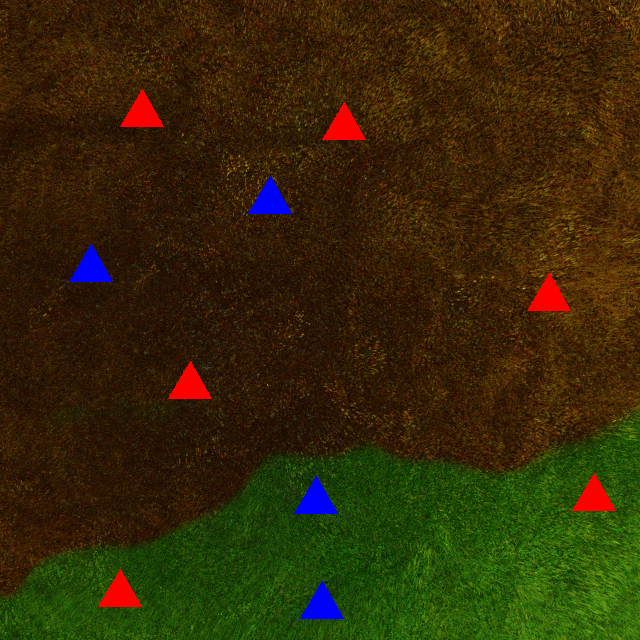
#> input picture photos/1.png, 640 x 640 px, found by its file name
$ python after.py
#> lines starting #> are read from the running program, lines starting #| are printed output that depends on the picture; after the words box and inside, x2 and y2 are one past the last pixel; in counts of white or black regions, pixels touching at a corner belong together
import cv2 as cv
import numpy as np
two=[]
three=[]
four=[]
append=[]
input=[]
imglist=['photos/1.png']
dict={}


def colorchange(imglist):
    for i in imglist:
        img = cv.imread(i)
#> img is the input picture: shape (640, 640, 3); mean B, G, R 7.3, 41.1, 52.4
        brown_lower = np.array([10, 50, 50])
        brown_upper = np.array([30, 255, 255])
        green_lower = np.array([35, 50, 50])
        green_upper = np.array([85, 255, 255])
        hsv_img = cv.cvtColor(img, cv.COLOR_BGR2HSV)
#> hsv_img: shape (640, 640, 3); mean H, S, V 23.5, 233.2, 64.1
        brown_mask = cv.inRange(hsv_img, brown_lower, brown_upper)
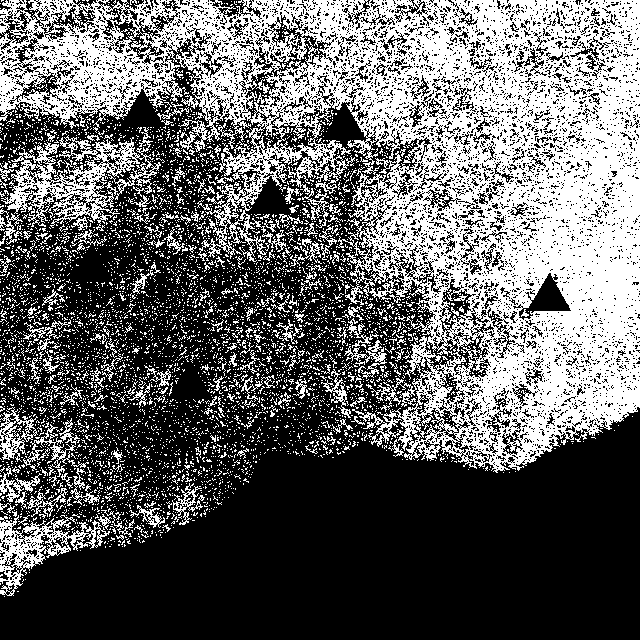
#> brown_mask: shape (640, 640); 39% white; 5534 white regions (5317 under 20 px), largest, box (x1, y1, x2, y2) and area: (0, 0, 640, 473) 122355, (1, 127, 161, 231) 5338, (0, 515, 110, 596) 2629
        green_mask = cv.inRange(hsv_img, green_lower, green_upper)
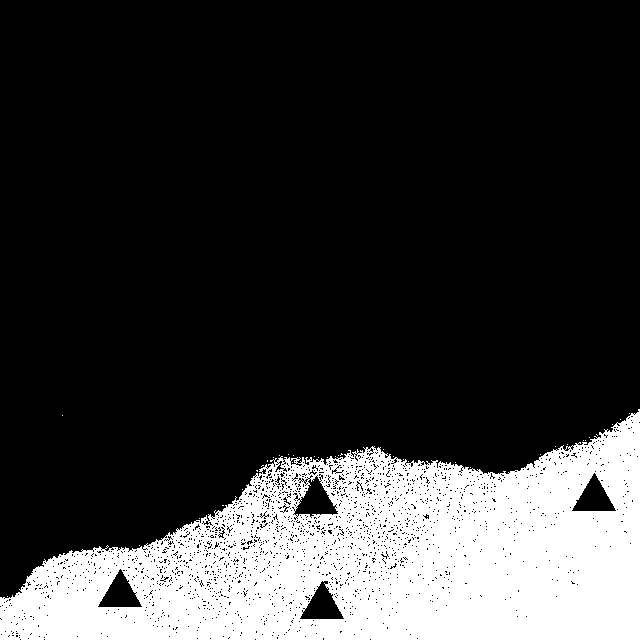
#> green_mask: shape (640, 640); 21.5% white; 38 white regions (37 under 20 px), largest, box (x1, y1, x2, y2) and area: (0, 409, 640, 640) 88166
        yellow_color = np.array([60, 255, 255])
        img[np.where(brown_mask)] = yellow_color
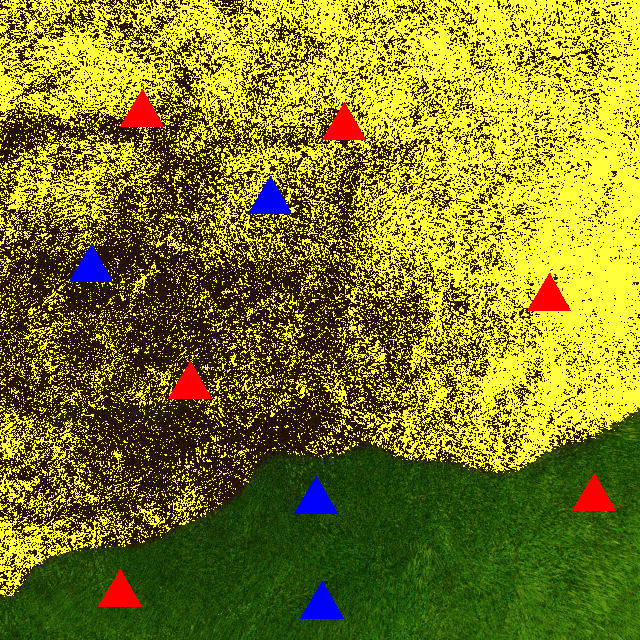
#> img: shape (640, 640, 3); mean B, G, R 28.3, 125, 125.6
        blue_color = np.array([120, 255, 255])
        img[np.where(green_mask)] = blue_color
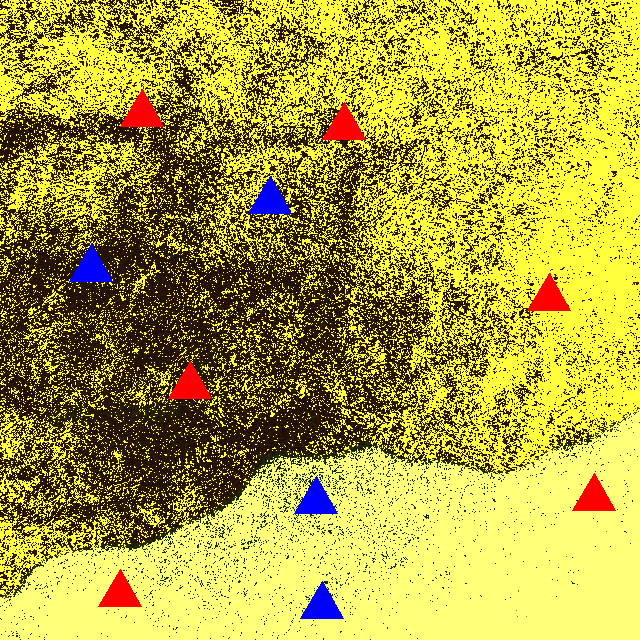
#> img: shape (640, 640, 3); mean B, G, R 52.7, 162.6, 172.4
        result_img = cv.cvtColor(img, cv.COLOR_HSV2BGR)
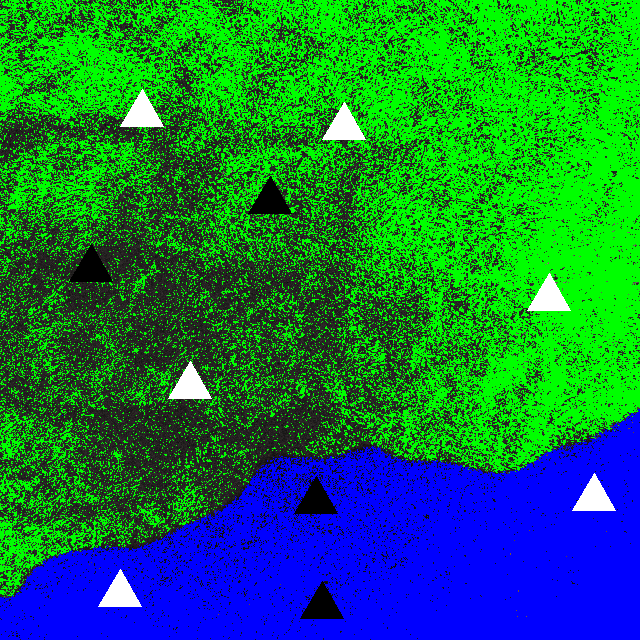
#> result_img: shape (640, 640, 3); mean B, G, R 71.5, 116.2, 18.1
        blur=cv.bilateralFilter(result_img, 100,100,100)
        cv.imwrite('edited_img.jpg', blur)
        cv.imshow('Edited img', result_img)
        cv.waitKey(0)
def values(i):
    img=cv.imread(i)
    bi=cv.bilateralFilter(img, 100, 100 ,100)
    b,g,r= cv.split(bi)
    retr, threshb=cv.threshold(b, 128, 255, cv.THRESH_BINARY)
    retr, threshr=cv.threshold(r, 128, 255, cv.THRESH_BINARY)

    #create masks for burnt and unburnt area

    hsv=cv.cvtColor(bi, cv.COLOR_BGR2HSV)
    LG=np.array([35,50,50])
    UG=np.array([85,255,255])

    #values of hsv used above were taken from findinghsv.py under meainscript folder in the repo
    #making masks
    greenmask=cv.inRange(hsv, LG, UG)

    kernel = np.ones((5,5), np.uint8)

    greenmask=cv.morphologyEx(greenmask, cv.MORPH_CLOSE, kernel)

    greenmask=cv.bitwise_not(greenmask)


    cannygrass=cv.Canny(greenmask, 125, 175 )
    cannyr=cv.Canny(threshr, 125, 175)
    cannyb=cv.Canny(threshb, 125, 175)

    commonrg=cv.bitwise_and(cannygrass, cannyr)
    commonbg=cv.bitwise_and(cannyb, cannygrass)
    ##calculating the number of blue and red houses
    contourR, heirarchies= cv.findContours(cannyr,cv.RETR_EXTERNAL, cv.CHAIN_APPROX_SIMPLE )
    TR=int((len(contourR))/2)
    contourB, heirarchies= cv.findContours(cannyb,cv.RETR_EXTERNAL, cv.CHAIN_APPROX_SIMPLE )
    TB=int((len(contourB))/2)

    #number of red houses not on fire
    contour1, heirarchies = cv.findContours(commonrg, cv.RETR_EXTERNAL, cv.CHAIN_APPROX_SIMPLE)
    RG=int((len(contour1))/3)

    #number of blue houses not on fire
    contour2, heirarchies= cv.findContours(commonbg, cv.RETR_EXTERNAL, cv.CHAIN_APPROX_SIMPLE)
    BG=int((len(contour2)/3))

    #number of red houses on fire
    RF=TR - RG

    #number of blue houses on fire
    BF=TB - BG

    ##printing the number of houses
    valuelist=[RF, BF, RG, BG]
    return valuelist


def output(imglist):
    for i in imglist:
        final=values(i)
        #number of red houses on fire
        rf=final[0]
        #number of blue houses on fire
        bf=final[1]
        #number of red houses not on fire
        rg=final[2]
        #number of blue houses not on fire
        bg=final[3]
        name=i ##a passed as name of file in parameter of the function
        Hb=rf+bf
        Hg=rg+bg
        imglist2=[Hb, Hg]
        Pb=rf*1+bf*2
        Pg=rg*1+bg*2
        imglist3=[Pb, Pg]
        Pr=Pb/Pg
        results=[name, imglist2, imglist3, Pr]
        return results
def collectoutput(imglist):
    for i in imglist:
        x=output(i)
        two.append(x[1])
        three.append(x[2])
        four.append(x[3])
        dict[x[0]]=x[3]

print(dict)

colorchange(imglist)
#> (the run stopped early here; a loop or call above may not have finished)

$ run again, with photos/10.png copied over photos/1.png
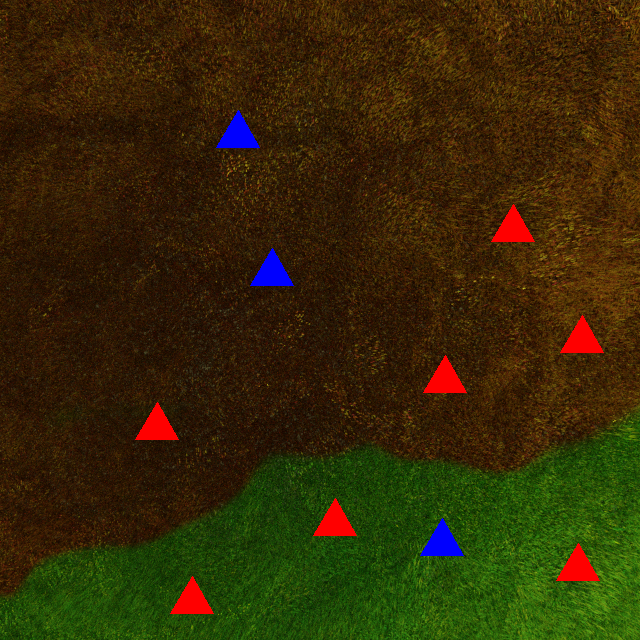
#> input picture photos/10.png, 640 x 640 px, found by its file name
#> in colorchange, img is the input picture: shape (640, 640, 3); mean B, G, R 6.8, 41, 52.9
#> hsv_img: shape (640, 640, 3); mean H, S, V 23.3, 233.2, 64.1
#> in colorchange, `brown_mask = cv.inRange(hsv_img, brown_lower, brown_upper)`:
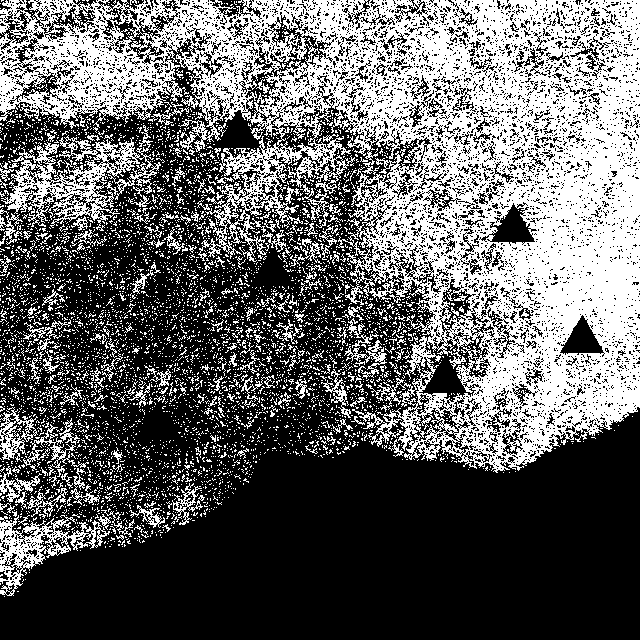
#> brown_mask: shape (640, 640); 38.9% white; 5521 white regions (5306 under 20 px), largest, box (x1, y1, x2, y2) and area: (0, 0, 640, 473) 122179, (1, 125, 161, 231) 5342, (0, 515, 110, 596) 2629
#> green_mask: shape (640, 640); 21.5% white; 38 white regions (37 under 20 px), largest, box (x1, y1, x2, y2) and area: (0, 409, 640, 640) 88114
#> in colorchange, `result_img = cv.cvtColor(img, cv.COLOR_HSV2BGR)`:
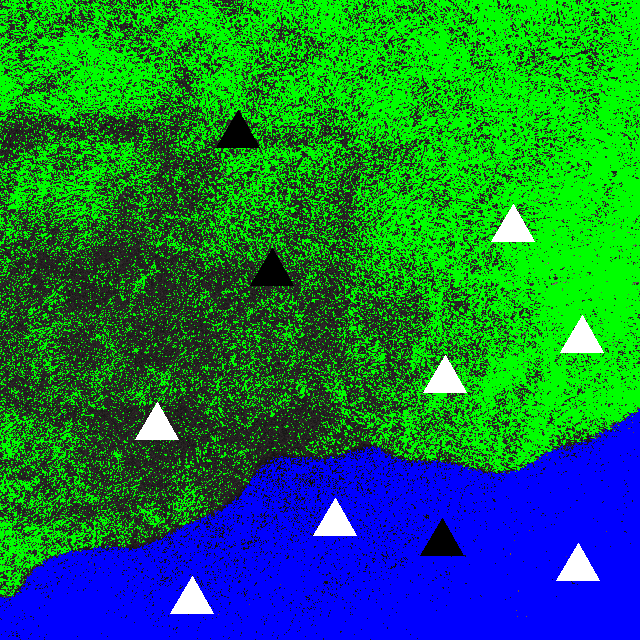
#> result_img: shape (640, 640, 3); mean B, G, R 72, 116.6, 18.6

$ run again, with photos/11.png copied over photos/1.png
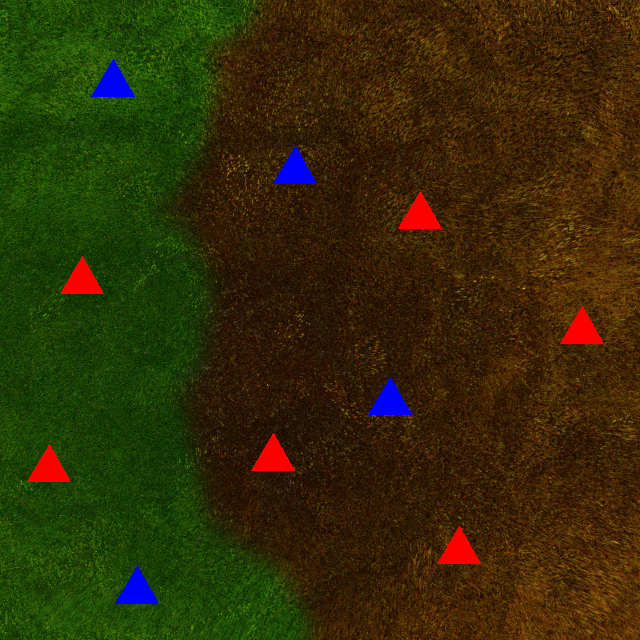
#> input picture photos/11.png, 640 x 640 px, found by its file name
#> in colorchange, img is the input picture: shape (640, 640, 3); mean B, G, R 7.3, 44.4, 51.2
#> hsv_img: shape (640, 640, 3); mean H, S, V 27.4, 233.8, 65.8
#> in colorchange, `brown_mask = cv.inRange(hsv_img, brown_lower, brown_upper)`:
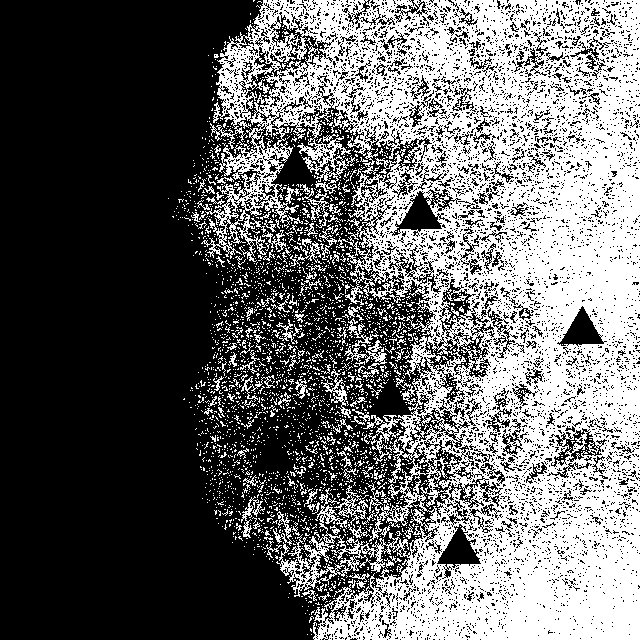
#> brown_mask: shape (640, 640); 39.8% white; 2913 white regions (2771 under 20 px), largest, box (x1, y1, x2, y2) and area: (201, 0, 640, 640) 146982, (344, 346, 387, 379) 382, (334, 485, 368, 525) 346
#> green_mask: shape (640, 640); 29.4% white; 198 white regions (197 under 20 px), largest, box (x1, y1, x2, y2) and area: (0, 0, 310, 640) 119872
#> in colorchange, `result_img = cv.cvtColor(img, cv.COLOR_HSV2BGR)`:
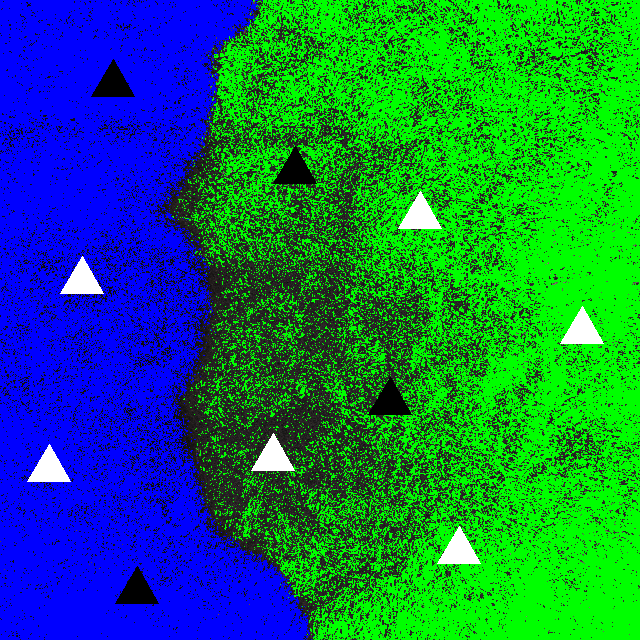
#> result_img: shape (640, 640, 3); mean B, G, R 87.9, 114.6, 14.2

$ run again, with photos/2.png copied over photos/1.png
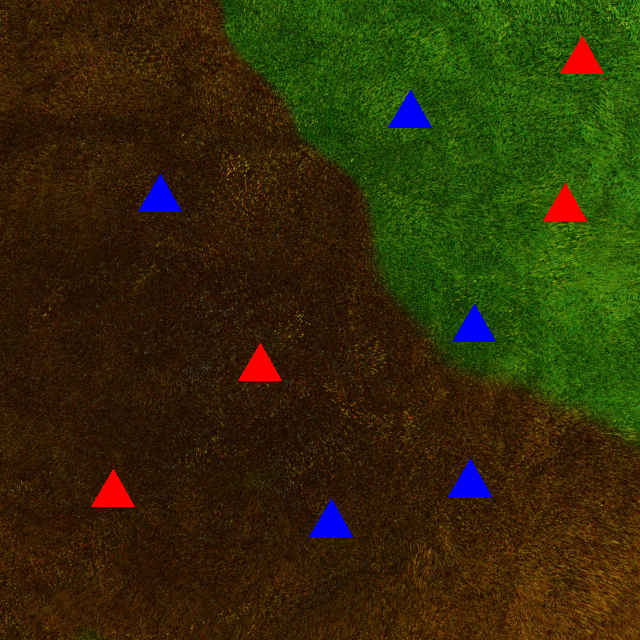
#> input picture photos/2.png, 640 x 640 px, found by its file name
#> in colorchange, img is the input picture: shape (640, 640, 3); mean B, G, R 8.1, 44.6, 49.8
#> hsv_img: shape (640, 640, 3); mean H, S, V 25.3, 232.9, 65.5
#> in colorchange, `brown_mask = cv.inRange(hsv_img, brown_lower, brown_upper)`:
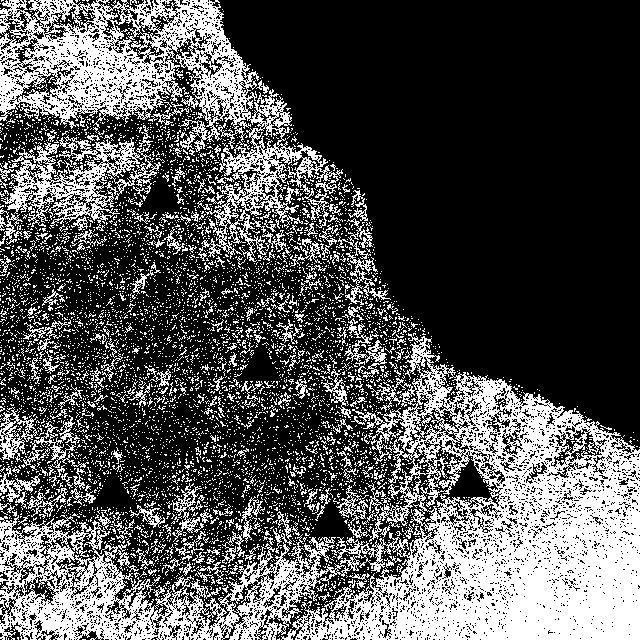
#> brown_mask: shape (640, 640); 32.3% white; 6254 white regions (5979 under 20 px), largest, box (x1, y1, x2, y2) and area: (0, 333, 640, 640) 67318, (0, 0, 343, 262) 24050, (1, 125, 161, 231) 5336
#> green_mask: shape (640, 640); 27.2% white; 43 white regions (42 under 20 px), largest, box (x1, y1, x2, y2) and area: (221, 0, 640, 442) 111303
#> in colorchange, `result_img = cv.cvtColor(img, cv.COLOR_HSV2BGR)`:
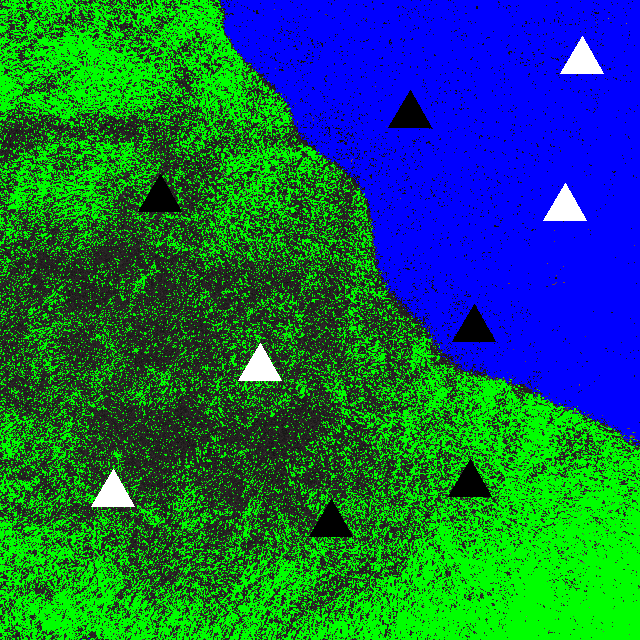
#> result_img: shape (640, 640, 3); mean B, G, R 85.3, 98.6, 17.5
